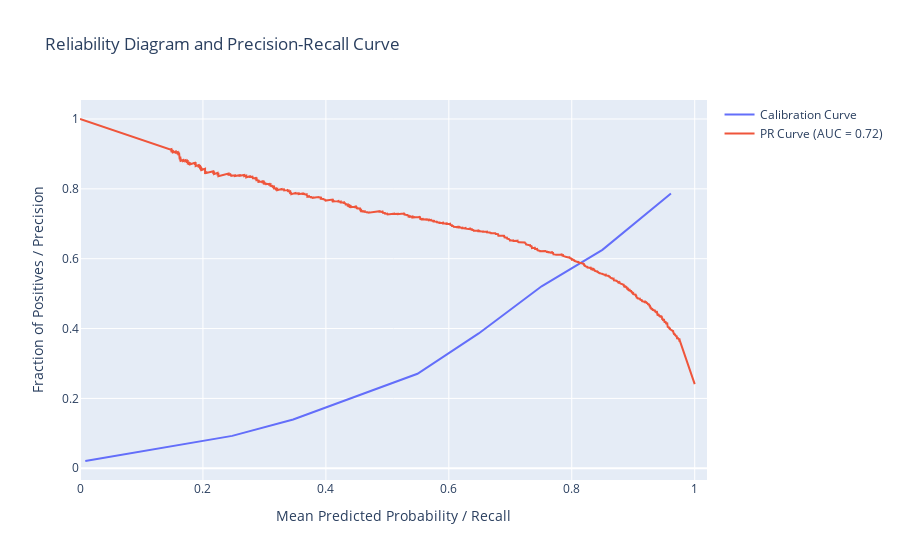
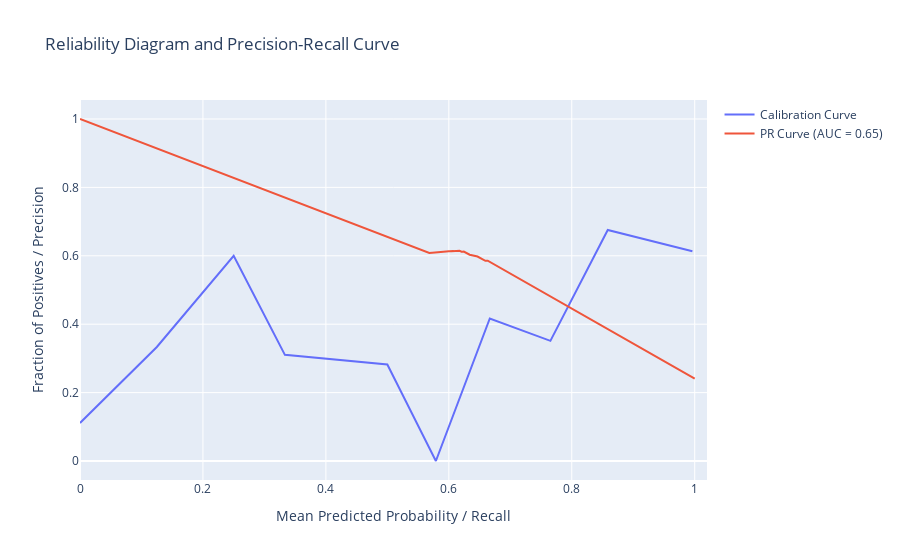
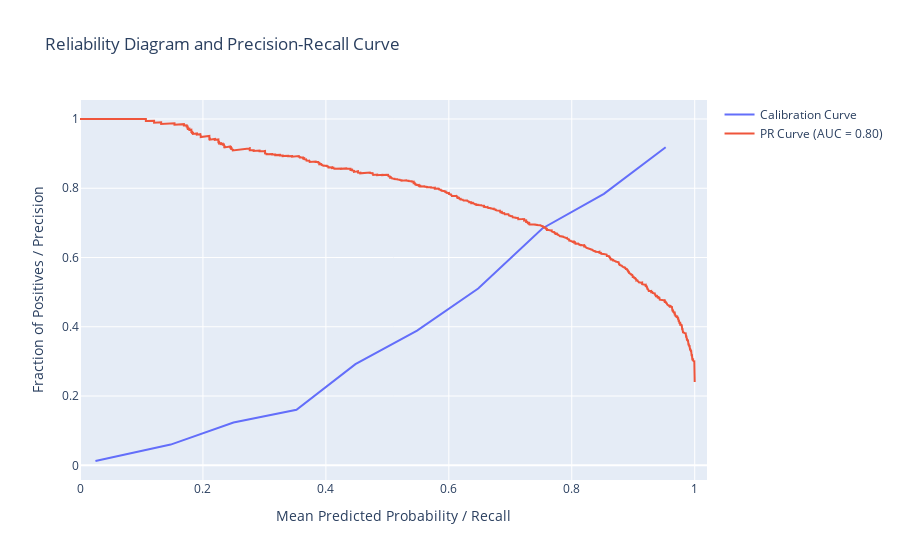

The notebook cell these images were saved under, in order:
### Code cell
for name, predictions, probabilities in zip(names, estimator_predictions, estimator_probabilities):
    print(f'\nEvaluation for {name}')
    crazy_evaluation_tool(target_test, predictions, y_prob=probabilities)
    crazy_evaluation_tool_fallback(target_test, prediction, y_prob=probabilities)

### Figure 1 — Plotly figure (JSON) as saved in the notebook; plotly's stock layout.template omitted (floating-point values rounded to 4 significant figures; data arrays with more than 128 entries replaced by an {"elided": "..."} marker saying what was removed)
{"data": [{"mode": "lines", "name": "Calibration Curve", "type": "scatter", "x": [0.008606, 0.1499, 0.2476, 0.3468, 0.4471, 0.549, 0.6486, 0.751, 0.8498, 0.9613], "y": [0.02081, 0.06422, 0.09273, 0.1397, 0.2047, 0.2705, 0.386, 0.5211, 0.6253, 0.7865]}, {"mode": "lines", "name": "PR Curve (AUC = 0.72)", "type": "scatter", "x": {"elided": "4002 float values"}, "y": {"elided": "4002 float values"}}], "layout": {"title": {"text": "Reliability Diagram and Precision-Recall Curve"}, "xaxis": {"range": [0, 1.02], "title": {"text": "Mean Predicted Probability / Recall"}}, "yaxis": {"title": {"text": "Fraction of Positives / Precision"}}}}

### Figure 2 — Plotly figure (JSON) as saved in the notebook; plotly's stock layout.template omitted (floating-point values rounded to 4 significant figures)
{"data": [{"mode": "lines", "name": "Calibration Curve", "type": "scatter", "x": [0, 0.125, 0.25, 0.3333, 0.5, 0.5789, 0.6667, 0.7653, 0.8585, 0.9963], "y": [0.1113, 0.3333, 0.6, 0.3103, 0.2821, 0, 0.4167, 0.3514, 0.6757, 0.6135]}, {"mode": "lines", "name": "PR Curve (AUC = 0.65)", "type": "scatter", "x": [1, 0.6639, 0.6633, 0.6594, 0.6537, 0.6467, 0.6467, 0.6339, 0.625, 0.6244, 0.6218, 0.6205, 0.6173, 0.6135, 0.6103, 0.6059, 0.6059, 0.6014, 0.6008, 0.6001, 0.5823, 0.5733, 0.5721, 0.5708, 0.5695, 0.5695, 0.5682, 0], "y": [0.2407, 0.5852, 0.5856, 0.5855, 0.5901, 0.5972, 0.5979, 0.6032, 0.6121, 0.6123, 0.6121, 0.6119, 0.615, 0.6139, 0.6142, 0.6133, 0.6137, 0.6135, 0.6133, 0.6134, 0.6107, 0.6091, 0.6094, 0.6088, 0.6083, 0.6087, 0.6082, 1]}], "layout": {"title": {"text": "Reliability Diagram and Precision-Recall Curve"}, "xaxis": {"range": [0, 1.02], "title": {"text": "Mean Predicted Probability / Recall"}}, "yaxis": {"title": {"text": "Fraction of Positives / Precision"}}}}

### Figure 3 — Plotly figure (JSON) as saved in the notebook; plotly's stock layout.template omitted (floating-point values rounded to 4 significant figures; data arrays with more than 128 entries replaced by an {"elided": "..."} marker saying what was removed)
{"data": [{"mode": "lines", "name": "Calibration Curve", "type": "scatter", "x": [0.02511, 0.1475, 0.2497, 0.3522, 0.4481, 0.5484, 0.6478, 0.7521, 0.8523, 0.9528], "y": [0.01241, 0.05984, 0.1233, 0.1603, 0.292, 0.3888, 0.5105, 0.6839, 0.784, 0.9185]}, {"mode": "lines", "name": "PR Curve (AUC = 0.80)", "type": "scatter", "x": {"elided": "6141 float values"}, "y": {"elided": "6141 float values"}}], "layout": {"title": {"text": "Reliability Diagram and Precision-Recall Curve"}, "xaxis": {"range": [0, 1.02], "title": {"text": "Mean Predicted Probability / Recall"}}, "yaxis": {"title": {"text": "Fraction of Positives / Precision"}}}}
